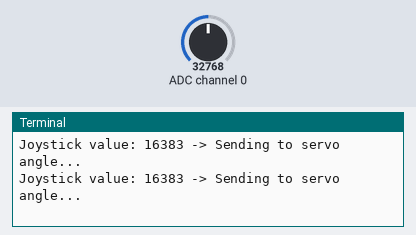
Bench run of a program on a simulated Raspberry Pi (BCM pin numbers). Shown: the last lines printed to the terminal. The test bench sets the inputs (shaded band); at power-on: ADC channel 0 = 32768 (analog values on the 0–65535 scale).

Above: at 3.2 s.
3.3 s: ADC channel 0 set to 45874
At 4.3 s:
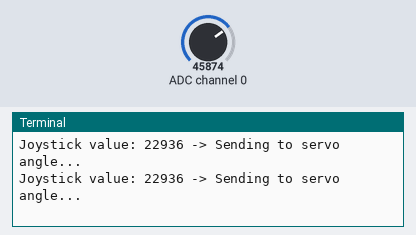
4.8 s: ADC channel 0 set to 57670
At 5.7 s:
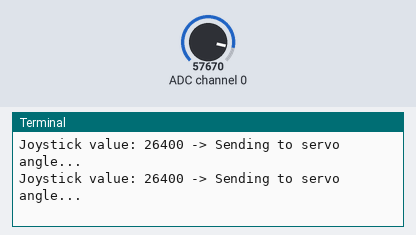
Timing chart, 0 to 7.8 s (numbered marks = the images above; inputs shaded):
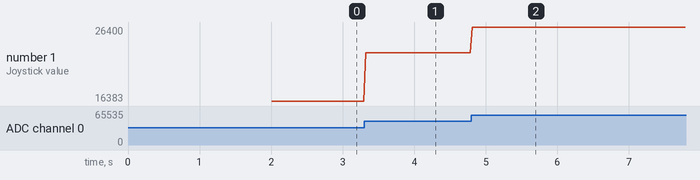

Measured:
- after the input at 3.3 s, the terminal: prints a new line at once (image 1)
- after the input at 4.8 s, the terminal: prints a new line at once (image 2)
- plotted number 1: 16383 → 22936 after the input at 3.3 s, 22936 → 26400 after the input at 4.8 s

The program:

joys_serial.py
```python
import time
import board
import busio
import serial
from adafruit_ads1x15.ads1015 import ADS1015, P0, P1, P2, P3
from adafruit_ads1x15.analog_in import AnalogIn

# Setup I2C for ADC
i2c = busio.I2C(board.SCL, board.SDA)
ads = ADS1015(i2c)
ads.gain = 1

# Joystick channels
joy1_x = AnalogIn(ads, P0)
joy1_y = AnalogIn(ads, P1)
joy2_x = AnalogIn(ads, P2)
joy2_y = AnalogIn(ads, P3)

# Setup Serial to SparkFun Artemis
ser = serial.Serial('/dev/ttyUSB0', 9600)  # Change port if needed
time.sleep(2)  # Allow time for serial port to settle

# Function to map values
def map_value(x, in_min, in_max, out_min, out_max):
    return int((x - in_min) * (out_max - out_min) / (in_max - in_min) + out_min)

# Main loop
try:
    while True:
        # Read joystick 1 X axis
        joy_val = joy1_x.value  # 0 to ~26400

        # Constrain
        joy_val = max(0, min(joy_val, 26400))

        # Map to 0-180 for servo
        angle = map_value(joy_val, 0, 26400, 0, 180)

        # Send angle to Artemis
        ser.write(f"{joy_val}\n".encode())

        print(f"Joystick value: {joy_val} -> Sending to servo angle...")

        time.sleep(0.02)  # 20 ms = 50 updates per second

except KeyboardInterrupt:
    print("Stopped by user.")
    ser.close()
                                                         
```
